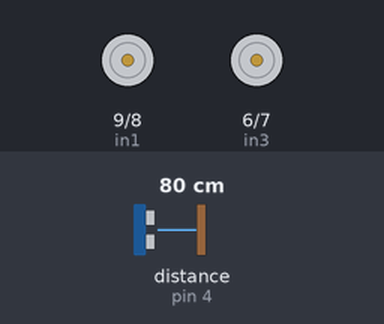
A program run on a simulated Arduino Nano, built with avr-gcc and run on an emulated ATmega328P. Shown: motor-driver pin pairs drawn as motors (green arrow = first pin HIGH = forward, orange = second pin HIGH = backward, longer = more drive, scaled by the enable pin). Wiring (inferred from the names in the program): ultrasonic range finder: trigger pin 3; echo pin 4. The test bench sets the inputs (shaded band); at power-on: distance to the obstacle (sensor on pin 4) 80 cm. The echo pulse lasts 58.3 µs per cm.

Above: at 0.1 s.
At 4.2 s:
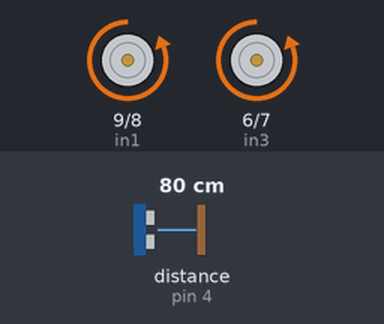
4.3 s: distance to the obstacle (sensor on pin 4) set to 12 cm
5.8 s: distance to the obstacle (sensor on pin 4) set to 9 cm
At 6.8 s:
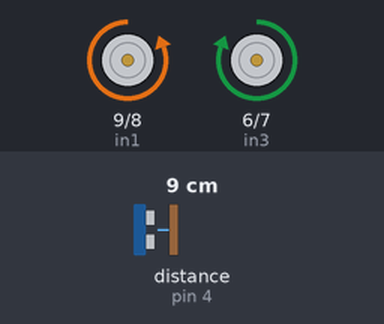
Timing chart, 0 to 14.8 s (numbered marks = the images above; inputs shaded):
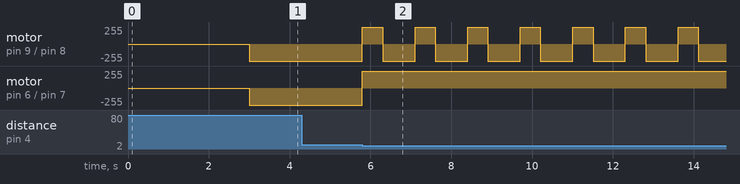

Measured:
- the behaviour switches between 11 and 10 cm on distance to the obstacle (sensor on pin 4) (found by bisection; images 1 and 2)
- after the input at 4.3 s, every drawn part: stays the same
- after the input at 5.8 s, motor on pin 9 (in1) / pin 8 (in2): alternates forward 255/255 for 0.50 s and backward 255/255 for 0.80 s, starting at once; motor on pin 6 (in3) / pin 7 (in4): backward 255/255 → forward 255/255 at once

The program:

main.cpp
```cpp
#include <Arduino.h>
#include "L298N_Module.hpp"
#include "ultrasonic.hpp"

#define enA 10
#define in1 9
#define in2 8
#define in3 6
#define in4 7
#define enB 5

#define echoPin 4
#define trigPin 3

MotorDriver motorDriver(enA, in1, in2, in3, in4, enB);
UltraSonicModule ultrassom(trigPin, echoPin);

void setup() {
  motorDriver.ChangeSpeed(100);
  delay(3000);
}

void loop() {
  float now_distance = ultrassom.getDistance();
  if (now_distance > 10)
  {
    motorDriver.GoForward();
  }
  else
  {
    motorDriver.GoBackward();
    delay(500);
    motorDriver.TurnLeft();
  }
}
```

L298N_Module.hpp
```cpp
#include <Arduino.h>
#include <string.h>

class Motor
{
public:
  Motor();
  void SetPins(int enablePin, int input1Pin, int input2Pin);
  void UpdateState();
  void SetDirection(int direction);
  void SetSpeed(float speed);
private:
  int enablePin, input1Pin, input2Pin;
  int direction=0;// -1=backwards, 0=neutral, 1=forward, 2=stall
  float speed=0;//pwm value
};

class MotorDriver
{
public:
  MotorDriver(int enA, int in1, int in2, int in3, int in4, int enB);
  void SetMotorDirection(String actuator, String direction);
  void SetMotorSpeed(String actuator, float speedInPercent);
  void GoForward();
  void GoForwardWithSpeed(float speed);
  void GoBackward();
  void GoBackwardWithSpeed(float speed);
  void TurnLeft();
  void TurnLeftWithSpeed(float speed);
  void TurnRight();
  void TurnRightWithSpeed(float speed);
  void NeutralStop();
  void HardStop();
  void ChangeSpeed(float speed);
private:
  Motor leftMotor, rightMotor;
  float currentSpeed;
};
```

ultrasonic.hpp
```cpp
class UltraSonicModule
{
public:
  UltraSonicModule(int trigPin, int echoPin);
  float getDistance();
private:
  int trigPin;
  int echoPin;
};
```

L298N_Module.cpp
```cpp
#include <Arduino.h>
#include "L298N_Module.hpp"
#include <string.h>

#define TIME_TO_90_TURN 800

Motor::Motor(){}

void Motor::SetPins(int enablePin, int input1Pin, int input2Pin)
{
  this->enablePin = enablePin;
  this->input1Pin = input1Pin;
  this->input2Pin = input2Pin;
}

void Motor::SetDirection(int direction)
{
  this->direction = direction;
}

void Motor::SetSpeed(float speed)
{
  this->speed = speed;
}

void Motor::UpdateState()
{
  switch (direction)
  {
    case -1:
      digitalWrite(input1Pin, HIGH);
      digitalWrite(input2Pin, LOW);
      break;
    case 0:
      digitalWrite(input1Pin, LOW);
      digitalWrite(input2Pin, LOW);
      break;
    case 1:
      digitalWrite(input1Pin, LOW);
      digitalWrite(input2Pin, HIGH);
      break;
    case 2:
      digitalWrite(input1Pin, HIGH);
      digitalWrite(input2Pin, HIGH);
      break;
  }

  analogWrite(enablePin, speed);
}


MotorDriver::MotorDriver(int enA, int in1, int in2, int in3, int in4, int enB)
{
  pinMode(enA, OUTPUT);
  pinMode(in1, OUTPUT);
  pinMode(in2, OUTPUT);
  this->leftMotor.SetPins(enA, in1, in2);

  pinMode(enB, OUTPUT);
  pinMode(in3, OUTPUT);
  pinMode(in4, OUTPUT);
  this->rightMotor.SetPins(enB, in3, in4);
}

void MotorDriver::SetMotorDirection(String actuator, String direction)
{
  int desiredDirection;
  if (direction == "backward")
    desiredDirection = -1;
  if (direction == "neutral")
    desiredDirection = 0;
  if (direction == "forward")
    desiredDirection = 1;
  if (direction == "stall")
    desiredDirection = 2;

  if (actuator == "leftMotor")
    this->leftMotor.SetDirection(desiredDirection);
  if (actuator == "rightMotor")
    this->rightMotor.SetDirection(desiredDirection);
}

void MotorDriver::SetMotorSpeed(String actuator, float speedInPercent)
{
  int pwmSpeed = int(map(speedInPercent, 0, 100, 0 , 255));

  if (actuator == "leftMotor")
    this->leftMotor.SetSpeed(pwmSpeed);
  if (actuator == "rightMotor")
    this->rightMotor.SetSpeed(pwmSpeed);
}

void MotorDriver::GoForward()
{
  SetMotorDirection("leftMotor", "forward");
  SetMotorDirection("rightMotor", "forward");
  this->leftMotor.UpdateState();
  this->rightMotor.UpdateState();
}

void MotorDriver::GoForwardWithSpeed(float speed)
{
  SetMotorDirection("leftMotor", "forward");
  SetMotorSpeed("leftMotor", speed);
  SetMotorDirection("rightMotor", "forward");
  SetMotorSpeed("rightMotor", speed);
  this->leftMotor.UpdateState();
  this->rightMotor.UpdateState();
  this->currentSpeed = speed;
}

void MotorDriver::GoBackward()
{
  SetMotorDirection("leftMotor", "backward");
  SetMotorDirection("rightMotor", "backward");
  this->leftMotor.UpdateState();
  this->rightMotor.UpdateState();
}

void MotorDriver::GoBackwardWithSpeed(float speed)
{
  SetMotorDirection("leftMotor", "backward");
  SetMotorSpeed("leftMotor", speed);
  SetMotorDirection("rightMotor", "backward");
  SetMotorSpeed("rightMotor", speed);
  this->leftMotor.UpdateState();
  this->rightMotor.UpdateState();
  this->currentSpeed = speed;
}

void MotorDriver::NeutralStop()
{
  SetMotorDirection("leftMotor", "neutral");
  SetMotorDirection("rightMotor", "neutral");
  this->leftMotor.UpdateState();
  this->rightMotor.UpdateState();
}

void MotorDriver::HardStop()
{
  SetMotorDirection("leftMotor", "stall");
  SetMotorDirection("rightMotor", "stall");
  this->leftMotor.UpdateState();
  this->rightMotor.UpdateState();
}

void MotorDriver::TurnLeft()
{
  SetMotorDirection("leftMotor", "forward");
  SetMotorDirection("rightMotor", "backward");
  this->leftMotor.UpdateState();
  this->rightMotor.UpdateState();
  float speedRatio = 100/this->currentSpeed;
  delay(TIME_TO_90_TURN* speedRatio);
  NeutralStop();
}

void MotorDriver::TurnLeftWithSpeed(float speed)
{
  SetMotorDirection("leftMotor", "forward");
  SetMotorSpeed("leftMotor", speed);
  SetMotorDirection("rightMotor", "backward");
  SetMotorSpeed("rightMotor", speed);
  this->leftMotor.UpdateState();
  this->rightMotor.UpdateState();
  this->currentSpeed = speed;
  float speedRatio = 100/this->currentSpeed;
  delay(TIME_TO_90_TURN* speedRatio);
  NeutralStop();
}

void MotorDriver::TurnRight()
{
  SetMotorDirection("leftMotor", "backward");
  SetMotorDirection("rightMotor", "forward");
  this->leftMotor.UpdateState();
  this->rightMotor.UpdateState();
  float speedRatio = 100/this->currentSpeed;
  delay(TIME_TO_90_TURN* speedRatio);
  NeutralStop();
}

void MotorDriver::TurnRightWithSpeed(float speed)
{
  SetMotorDirection("leftMotor", "backward");
  SetMotorSpeed("leftMotor", speed);
  SetMotorDirection("rightMotor", "forward");
  SetMotorSpeed("rightMotor", speed);
  this->leftMotor.UpdateState();
  this->rightMotor.UpdateState();
  this->currentSpeed = speed;
  float speedRatio = 100/this->currentSpeed;
  delay(TIME_TO_90_TURN* speedRatio);
  NeutralStop();
}


void MotorDriver::ChangeSpeed(float newSpeed)
{
  SetMotorSpeed("leftMotor",newSpeed);
  SetMotorSpeed("rightMotor",newSpeed);
  this->leftMotor.UpdateState();
  this->rightMotor.UpdateState();
  this->currentSpeed = newSpeed;
}
```

ultrasonic.cpp
```cpp
#include <Arduino.h>
#include "ultrasonic.hpp"

UltraSonicModule::UltraSonicModule(int trigPin, int echoPin)
{
  pinMode(trigPin, OUTPUT); // Sets the trigPin as an Output
  pinMode(echoPin, INPUT); // Sets the echoPin as an Input
  this->trigPin = trigPin;
  this->echoPin = echoPin;
}

float UltraSonicModule::getDistance ()
{
  // defines variables
  long duration;
  float distance;

  // Clears the trigPin
  digitalWrite(trigPin, LOW);
  delayMicroseconds(2);

  // Sets the trigPin on HIGH state for 10 micro seconds
  digitalWrite(trigPin, HIGH);
  delayMicroseconds(10);
  digitalWrite(trigPin, LOW);

  // Reads the echoPin, returns the sound wave travel time in microseconds
  duration = pulseIn(echoPin, HIGH);

  // Calculating the distance
  distance = duration*0.034/2;

  //Return the distance
  return distance;
}
```
